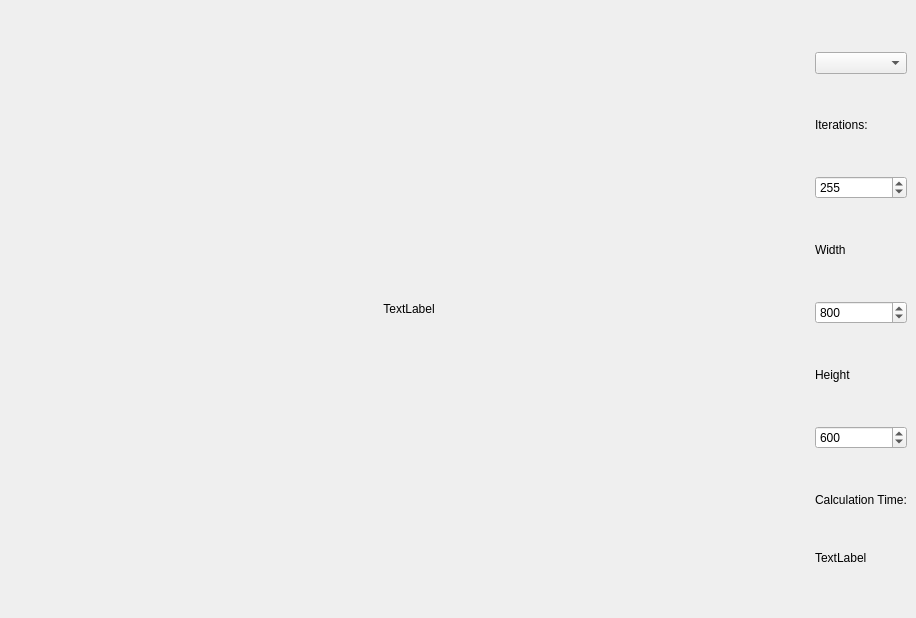
<?xml version="1.0" encoding="UTF-8"?>
<ui version="4.0">
 <class>MainWindow</class>
 <widget class="QMainWindow" name="MainWindow">
  <property name="geometry">
   <rect>
    <x>0</x>
    <y>0</y>
    <width>800</width>
    <height>600</height>
   </rect>
  </property>
  <property name="windowTitle">
   <string>MainWindow</string>
  </property>
  <widget class="QWidget" name="centralwidget">
   <layout class="QGridLayout" name="gridLayout">
    <item row="0" column="0">
     <widget class="QLabel" name="label">
      <property name="sizePolicy">
       <sizepolicy hsizetype="Fixed" vsizetype="Fixed">
        <horstretch>0</horstretch>
        <verstretch>0</verstretch>
       </sizepolicy>
      </property>
      <property name="minimumSize">
       <size>
        <width>800</width>
        <height>600</height>
       </size>
      </property>
      <property name="maximumSize">
       <size>
        <width>800</width>
        <height>600</height>
       </size>
      </property>
      <property name="text">
       <string>TextLabel</string>
      </property>
      <property name="scaledContents">
       <bool>true</bool>
      </property>
      <property name="alignment">
       <set>Qt::AlignCenter</set>
      </property>
     </widget>
    </item>
    <item row="0" column="1">
     <layout class="QVBoxLayout" name="verticalLayout">
      <property name="spacing">
       <number>1</number>
      </property>
      <item>
       <widget class="QComboBox" name="comboBox"/>
      </item>
      <item>
       <widget class="QLabel" name="label_3">
        <property name="sizePolicy">
         <sizepolicy hsizetype="Preferred" vsizetype="Maximum">
          <horstretch>0</horstretch>
          <verstretch>0</verstretch>
         </sizepolicy>
        </property>
        <property name="text">
         <string>Iterations:</string>
        </property>
       </widget>
      </item>
      <item>
       <widget class="QSpinBox" name="spinBox">
        <property name="minimum">
         <number>64</number>
        </property>
        <property name="maximum">
         <number>409600</number>
        </property>
        <property name="value">
         <number>255</number>
        </property>
       </widget>
      </item>
      <item>
       <widget class="QLabel" name="label_5">
        <property name="sizePolicy">
         <sizepolicy hsizetype="Preferred" vsizetype="Maximum">
          <horstretch>0</horstretch>
          <verstretch>0</verstretch>
         </sizepolicy>
        </property>
        <property name="text">
         <string>Width</string>
        </property>
       </widget>
      </item>
      <item>
       <widget class="QSpinBox" name="spinBox_2">
        <property name="minimum">
         <number>400</number>
        </property>
        <property name="maximum">
         <number>40000</number>
        </property>
        <property name="value">
         <number>800</number>
        </property>
       </widget>
      </item>
      <item>
       <widget class="QLabel" name="label_6">
        <property name="sizePolicy">
         <sizepolicy hsizetype="Preferred" vsizetype="Maximum">
          <horstretch>0</horstretch>
          <verstretch>0</verstretch>
         </sizepolicy>
        </property>
        <property name="text">
         <string>Height</string>
        </property>
       </widget>
      </item>
      <item>
       <widget class="QSpinBox" name="spinBox_3">
        <property name="minimum">
         <number>400</number>
        </property>
        <property name="maximum">
         <number>40000</number>
        </property>
        <property name="value">
         <number>600</number>
        </property>
       </widget>
      </item>
      <item>
       <widget class="QLabel" name="label_4">
        <property name="sizePolicy">
         <sizepolicy hsizetype="Preferred" vsizetype="Maximum">
          <horstretch>0</horstretch>
          <verstretch>0</verstretch>
         </sizepolicy>
        </property>
        <property name="text">
         <string>Calculation Time:</string>
        </property>
       </widget>
      </item>
      <item>
       <widget class="QLabel" name="label_2">
        <property name="sizePolicy">
         <sizepolicy hsizetype="Preferred" vsizetype="Maximum">
          <horstretch>0</horstretch>
          <verstretch>0</verstretch>
         </sizepolicy>
        </property>
        <property name="text">
         <string>TextLabel</string>
        </property>
       </widget>
      </item>
     </layout>
    </item>
   </layout>
  </widget>
 </widget>
 <resources/>
 <connections/>
</ui>
